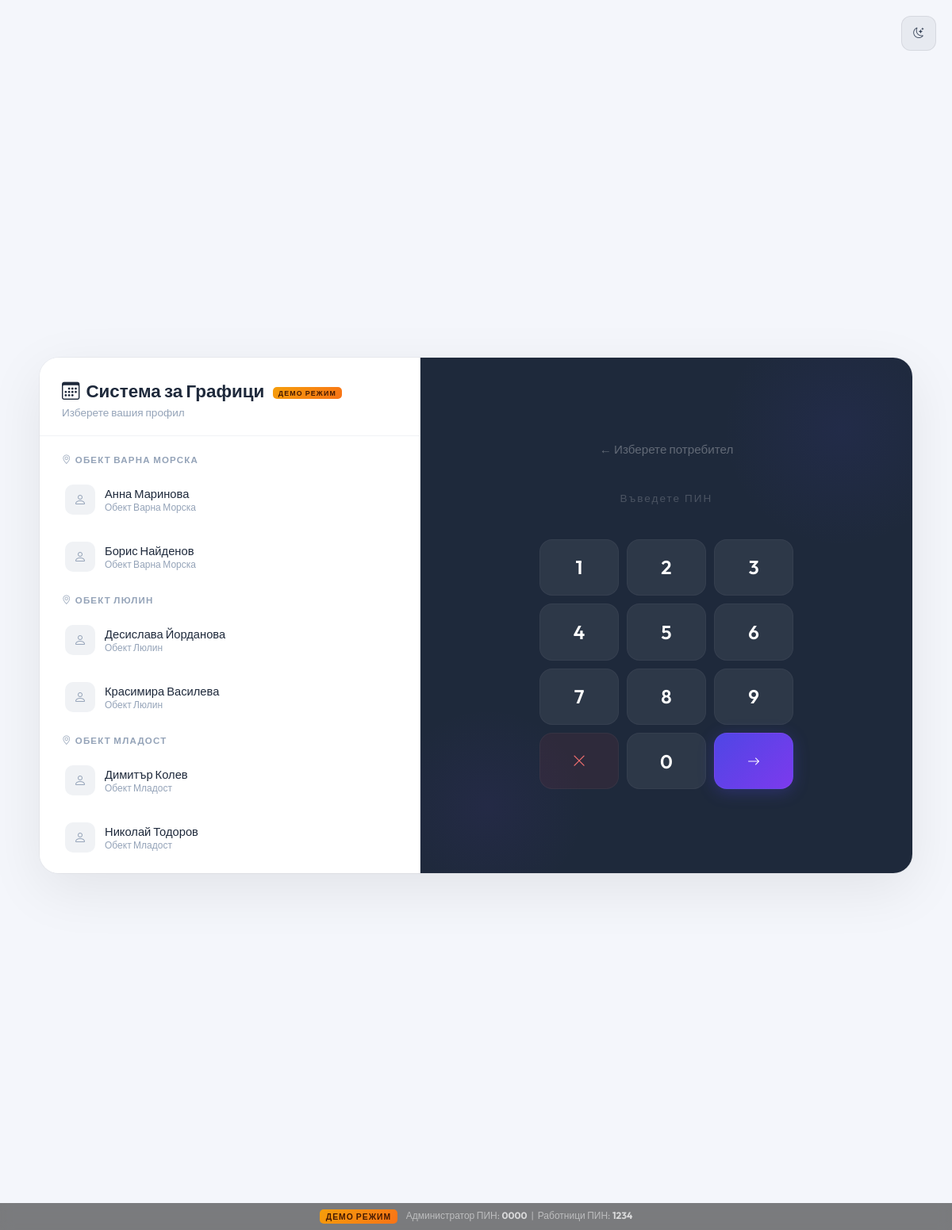
The page /login.php on the database its author committed.
### tables this page shows
CREATE TABLE IF NOT EXISTS `users` (
    `id` INT AUTO_INCREMENT PRIMARY KEY,
    `email` VARCHAR(255) NOT NULL UNIQUE,
    `password_hash` VARCHAR(255) NULL,
    `role` ENUM('admin', 'worker') NOT NULL DEFAULT 'worker',
    `full_name` VARCHAR(255) NOT NULL,
    `is_underage` TINYINT(1) NOT NULL DEFAULT 0,
    `auth_code` VARCHAR(6) NULL,
    `is_active` TINYINT(1) NOT NULL DEFAULT 0,
    `color_hex` VARCHAR(7) DEFAULT '#4f46e5',
    `is_training` TINYINT(1) NOT NULL DEFAULT 0
);

CREATE TABLE IF NOT EXISTS `locations` (
    `id` INT AUTO_INCREMENT PRIMARY KEY,
    `name` VARCHAR(255) NOT NULL,
    `is_24_7` TINYINT(1) NOT NULL DEFAULT 0
);

### login.php (the view, shortened to what this page needs)
<?php
require_once 'config.php';
$users = $pdo->query("
    SELECT u.id, u.email, u.full_name, u.role, l.name as location_name
    FROM users u
    LEFT JOIN user_locations ul ON u.id = ul.user_id
    LEFT JOIN locations l ON ul.location_id = l.id
    WHERE u.is_active = 1
    ORDER BY u.role DESC, l.name ASC, u.full_name ASC
")->fetchAll();
$grouped = [];
foreach ($users as $u) {
    if ($u['role'] === 'admin') {
        $grouped['Администрация'][] = $u;
    } else {
        $loc = $u['location_name'] ?: 'Неразпределени';
        $grouped[$loc][] = $u;
    }
}
?>
<!DOCTYPE html>
<html lang="bg">
<head>
    <link href="https://cdn.jsdelivr.net/npm/bootstrap-icons@1.10.5/font/bootstrap-icons.css" rel="stylesheet">
</head>
<body>
    <button class="theme-toggle-floating" id="themeToggleBtn" onclick="toggleTheme()" title="Тъмна тема"><i class="bi bi-moon-stars"></i></button>
    <div class="login-container">
        <div class="left-panel">
            <div class="left-header">
                <h2><i class="bi bi-calendar3" style="margin-right:8px;"></i>Система за Графици <span style="display:inline-block;background:linear-gradient(135deg,#f59e0b,#f97316);color:#451a03;font-weight:700;font-size:0.55rem;padding:0.15rem 0.45rem;border-radius:5px;letter-spacing:1.2px;text-transform:uppercase;margin-left:6px;vertical-align:middle;">ДЕМО РЕЖИМ</span></h2>
                <p>Изберете вашия профил</p>
            </div>
            <div class="user-list" id="userList">
                <?php foreach ($grouped as $group_name => $group_users): ?>
                    <div class="location-group">
                        <i class="bi bi-geo-alt"></i><?php echo htmlspecialchars(mb_strtoupper($group_name, 'UTF-8')); ?>
                    </div>
                    <?php foreach ($group_users as $u): ?>
                        <div class="user-option"
                             data-email="<?php echo htmlspecialchars($u['email']); ?>"
                             data-name="<?php echo htmlspecialchars($u['full_name']); ?>"
                             data-location="<?php echo htmlspecialchars($u['location_name'] ?? 'Администрация'); ?>"
                             onclick="selectUser(this)">
                            <div class="user-icon">
                                <i class="bi bi-person"></i>
                            </div>
                            <div>
                                <div class="user-name"><?php echo htmlspecialchars($u['full_name']); ?></div>
                                <div class="user-role"><?php echo $u['role'] === 'admin' ? 'Администратор' : htmlspecialchars($u['location_name'] ?? ''); ?></div>
                            </div>
                        </div>
                    <?php endforeach; ?>
                <?php endforeach; ?>
            </div>
        </div>
        <div class="right-panel">
            <div class="pin-section">
                <div class="selected-user-display" id="selectedDisplay">
                    <div class="no-user">← Изберете потребител</div>
                </div>
                <div class="pin-display" id="pinDisplay">
                    <span class="pin-placeholder">Въведете ПИН</span>
                </div>
                <div class="numpad">
                    <button class="numpad-btn" onclick="pressKey('1')">1</button>
                    <button class="numpad-btn" onclick="pressKey('2')">2</button>
                    <button class="numpad-btn" onclick="pressKey('3')">3</button>
                    <button class="numpad-btn" onclick="pressKey('4')">4</button>
                    <button class="numpad-btn" onclick="pressKey('5')">5</button>
                    <button class="numpad-btn" onclick="pressKey('6')">6</button>
                    <button class="numpad-btn" onclick="pressKey('7')">7</button>
                    <button class="numpad-btn" onclick="pressKey('8')">8</button>
                    <button class="numpad-btn" onclick="pressKey('9')">9</button>
                    <button class="numpad-btn btn-action btn-clear" onclick="clearPin()"><i class="bi bi-x-lg"></i></button>
                    <button class="numpad-btn" onclick="pressKey('0')">0</button>
                    <button class="numpad-btn btn-action btn-enter" onclick="submitLogin()"><i class="bi bi-arrow-right"></i></button>
                </div>
            </div>
        </div>
    </div>
    <div class="demo-bar">
        <span style="display:inline-block;background:linear-gradient(135deg,#f59e0b,#f97316);color:#451a03;font-weight:700;font-size:0.65rem;padding:0.15rem 0.5rem;border-radius:5px;letter-spacing:1px;margin-right:8px;">ДЕМО РЕЖИМ</span>
        Администратор ПИН: <strong>0000</strong> &nbsp;|&nbsp; Работници ПИН: <strong>1234</strong>
    </div>
</body>
</html>

### login.php (style rules this page uses)
* { box-sizing: border-box; margin: 0; padding: 0; }
body { font-family: 'Outfit', sans-serif; height: 100vh; background: #f4f6fb; display: flex; align-items: center; justify-content: center; -webkit-font-smoothing: antialiased; -webkit-tap-highlight-color: transparent; touch-action: manipulation; overflow: hidden; }
.login-container { display: flex; width: 1100px; max-width: 96vw; height: 650px; max-height: 92vh; border-radius: 24px; overflow: hidden; box-shadow: 0 20px 70px rgba(0, 0, 0, 0.08), 0 0 0 1px rgba(0,0,0,0.04); animation: slideUp 0.5s ease forwards; }
.left-panel { width: 480px; min-width: 480px; background: #ffffff; display: flex; flex-direction: column; border-right: 1px solid #e5e7eb; }
.left-header { padding: 28px 28px 20px; border-bottom: 1px solid #f0f2f5; }
.left-header h2 { font-size: 1.4rem; font-weight: 700; color: #1e293b; margin-bottom: 4px; }
.left-header p { font-size: 0.85rem; color: #94a3b8; margin: 0; }
.user-list { flex: 1; overflow-y: auto; padding: 12px 16px; }
.location-group { padding: 10px 12px 6px; font-size: 0.72rem; font-weight: 700; text-transform: uppercase; letter-spacing: 1.2px; color: #94a3b8; font-variant: small-caps; }
.location-group i { margin-right: 4px; font-size: 0.72rem; }
.user-option { display: flex; align-items: center; gap: 12px; padding: 14px; border-radius: 12px; cursor: pointer; transition: all 0.15s ease; border: 2px solid transparent; margin: 2px 0; touch-action: manipulation; }
.user-option .user-icon { width: 38px; height: 38px; border-radius: 10px; background: #f0f2f5; display: flex; align-items: center; justify-content: center; flex-shrink: 0; color: #94a3b8; font-size: 1rem; }
.user-option .user-name { color: #1e293b; font-weight: 500; font-size: 0.92rem; line-height: 1.3; }
.user-option .user-role { color: #94a3b8; font-size: 0.75rem; }
.right-panel { flex: 1; background: #1e293b; display: flex; flex-direction: column; align-items: center; justify-content: center; padding: 40px 36px; position: relative; overflow: hidden; }
.right-panel::before { content: ''; position: absolute; width: 300px; height: 300px; border-radius: 50%; background: radial-gradient(circle, rgba(79, 70, 229, 0.08) 0%, transparent 70%); top: -60px; right: -60px; pointer-events: none; }
.right-panel::after { content: ''; position: absolute; width: 250px; height: 250px; border-radius: 50%; background: radial-gradient(circle, rgba(124, 58, 237, 0.06) 0%, transparent 70%); bottom: -40px; left: -40px; pointer-events: none; }
.pin-section { position: relative; z-index: 2; width: 100%; max-width: 320px; text-align: center; }
.selected-user-display { margin-bottom: 28px; }
.selected-user-display .no-user { color: rgba(255,255,255,0.3); font-size: 0.95rem; font-weight: 400; }
.pin-display { display: flex; justify-content: center; gap: 10px; margin-bottom: 28px; min-height: 48px; align-items: center; }
.pin-placeholder { color: rgba(255,255,255,0.2); font-size: 0.85rem; letter-spacing: 2px; }
.numpad { display: grid; grid-template-columns: repeat(3, 1fr); gap: 10px; width: 100%; max-width: 320px; margin: 0 auto; }
.numpad-btn { width: 100%; aspect-ratio: 1.4; border: none; border-radius: 16px; background: rgba(255, 255, 255, 0.07); color: white; font-size: 1.5rem; font-weight: 600; font-family: 'Outfit', sans-serif; cursor: pointer; transition: all 0.12s ease; display: flex; align-items: center; justify-content: center; -webkit-tap-highlight-color: transparent; touch-action: manipulation; user-select: none; border: 1px solid rgba(255,255,255,0.04); min-height: 44px; }
.numpad-btn.btn-action { font-size: 1.1rem; }
.numpad-btn.btn-clear { color: #f87171; background: rgba(239, 68, 68, 0.08); }
.numpad-btn.btn-enter { background: linear-gradient(135deg, #4f46e5, #7c3aed); box-shadow: 0 4px 20px rgba(79, 70, 229, 0.3); font-size: 1rem; font-weight: 600; }
.demo-bar { position: fixed; bottom: 0; left: 0; right: 0; background: rgba(0,0,0,0.5); backdrop-filter: blur(8px); color: rgba(255,255,255,0.5); text-align: center; padding: 8px; font-size: 0.75rem; z-index: 100; }
.demo-bar strong { color: rgba(255,255,255,0.7); }
.theme-toggle-floating { position: fixed; top: 20px; right: 20px; z-index: 1000; width: 44px; height: 44px; border-radius: 12px; background: rgba(15, 23, 42, 0.05); border: 1px solid rgba(15, 23, 42, 0.08); color: #334155; display: inline-flex; align-items: center; justify-content: center; cursor: pointer; transition: all 0.25s ease; }

### rows shown on the page
users: full_name "Анна Маринова", locations.name "Обект Варна Морска"
users: full_name "Борис Найденов", locations.name "Обект Варна Морска"
users: full_name "Десислава Йорданова", locations.name "Обект Люлин"
users: full_name "Красимира Василева", locations.name "Обект Люлин"
users: full_name "Димитър Колев", locations.name "Обект Младост"
users: full_name "Николай Тодоров", locations.name "Обект Младост"

### other values the page prints
mb_strtoupper($group_name, 'UTF-8') "ОБЕКТ ВАРНА МОРСКА"
mb_strtoupper($group_name, 'UTF-8') "ОБЕКТ ЛЮЛИН"
mb_strtoupper($group_name, 'UTF-8') "ОБЕКТ МЛАДОСТ"
